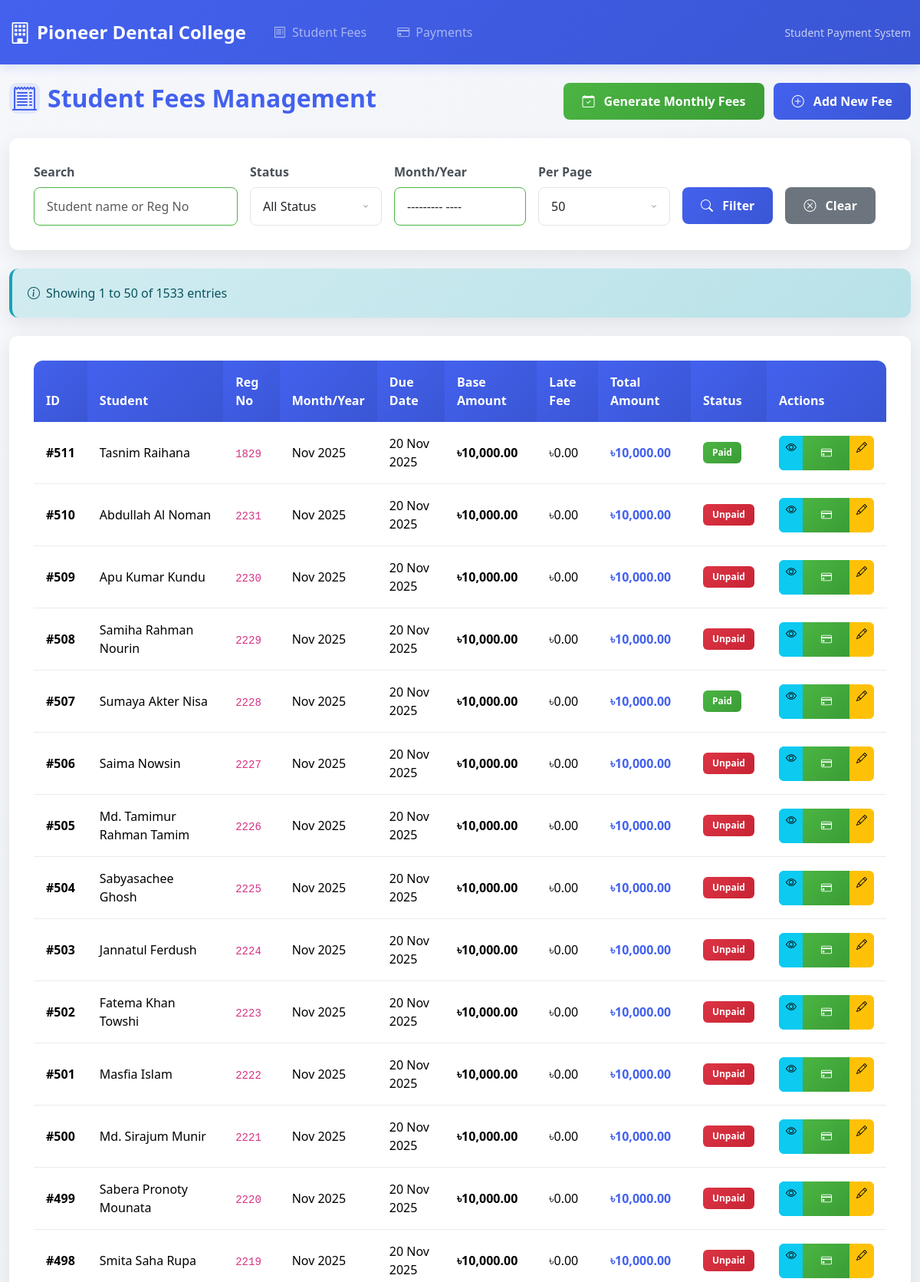
The app's page /index.php/student_fees (upper part) with its own data.
### tables this page shows
CREATE TABLE `student_fees` (
  `id` int(11) NOT NULL,
  `student_id` int(11) DEFAULT NULL,
  `fee_id` int(11) DEFAULT NULL,
  `month_year` varchar(7) DEFAULT NULL,
  `bill_month` int(2) DEFAULT NULL,
  `bill_year` int(4) DEFAULT NULL,
  `bill_unique_id` bigint(20) DEFAULT NULL,
  `bank_transaction_id` varchar(100) DEFAULT NULL,
  `comments` text DEFAULT NULL,
  `due_date` date DEFAULT NULL,
  `paid_date` date DEFAULT NULL,
  `payment_status` enum('Unpaid','Paid','Partial') DEFAULT 'Unpaid',
  `base_amount` decimal(10,2) NOT NULL,
  `late_fee` decimal(10,2) DEFAULT 0.00,
  `total_amount` decimal(10,2) GENERATED ALWAYS AS (`base_amount` + `late_fee`) STORED,
  `status` enum('0','1') NOT NULL,
  `created` datetime NOT NULL
);

CREATE TABLE `student` (
  `id` int(7) NOT NULL,
  `name` varchar(120) NOT NULL,
  `reg_no` int(11) NOT NULL,
  `phase` int(11) NOT NULL DEFAULT 0,
  `sex` varchar(10) NOT NULL,
  `dob` date NOT NULL,
  `phone` varchar(40) NOT NULL,
  `prt_phone` varchar(14) NOT NULL,
  `father` varchar(40) NOT NULL,
  `mother` varchar(40) NOT NULL,
  `address` varchar(30) NOT NULL,
  `batch` varchar(16) NOT NULL DEFAULT '0',
  `session` varchar(20) NOT NULL,
  `section` enum('All','A','B','C') NOT NULL DEFAULT 'All',
  `nationality` varchar(24) NOT NULL DEFAULT 'Bangladeshi',
  `nid` varchar(60) NOT NULL,
  `ssc` varchar(60) NOT NULL,
  `hsc` varchar(60) NOT NULL,
  `bg` varchar(20) NOT NULL,
  `first_phs_term_1` varchar(40) NOT NULL,
  `first_phs_term_2` varchar(20) NOT NULL,
  `second_phs_term_1` varchar(20) NOT NULL,
  `second_phs_term_2` varchar(20) NOT NULL,
  `third_phs_term_1` varchar(20) NOT NULL,
  `third_phs_term_2` varchar(20) NOT NULL,
  `final_phs_term_1` varchar(20) NOT NULL,
  `final_phs_term_2` varchar(60) NOT NULL,
  `emergency_contact` varchar(60) NOT NULL,
  `du_reg_no` int(10) NOT NULL,
  `bmdc_temp` int(10) NOT NULL,
  `bmdc_full` int(10) NOT NULL,
  `name_D` varchar(60) NOT NULL,
  `name_J` varchar(60) NOT NULL,
  `access_code` varchar(100) NOT NULL,
  `access_level` varchar(20) NOT NULL DEFAULT 'Student',
  `password` varchar(255) NOT NULL DEFAULT '$2y$10$d7k6MzgPRFjjqMyndZHo/utapOGMMbkEncY9Q5DozXCkRVT3QIyJC',
  `role_id` int(11) NOT NULL DEFAULT 0,
  `flag` date DEFAULT NULL,
  `status` int(5) NOT NULL DEFAULT 1,
  `created` datetime NOT NULL,
  `modified` timestamp NOT NULL DEFAULT current_timestamp()
);

### application/controllers/Student_fees.php (called while the page is built, shortened)
<?php
class Student_fees extends CI_Controller {
    public function __construct() {
        $this->load->model('Student_model');
        $this->load->model('Student_fee_model');
        $this->load->model('Payment_model');
        $this->load->helper(['url', 'form']);
        $this->load->library(['form_validation', 'session']);
    }
    public function index() {
        $data['page_title'] = 'Student Fees Management';
        $this->Student_fee_model->update_all_late_fees();
        $per_page = $this->input->get('per_page') ? (int)$this->input->get('per_page') : 50;
        $offset = $this->input->get('offset') ? (int)$this->input->get('offset') : 0;
        $filters = [];
        $data['total_rows'] = $this->Student_fee_model->count_all($filters);
        $data['fees'] = $this->Student_fee_model->get_all($per_page, $offset, $filters);
        $data['offset'] = $offset;
        $data['per_page'] = $per_page;
        $this->load->view('templates/header', $data);
        $this->load->view('student_fees/index', $data);
        $this->load->view('templates/footer');
    }
}

### index.php (called while the page is built, shortened)
<?php
require_once BASEPATH.'core/CodeIgniter.php';

### application/models/Student_fee_model.php (called while the page is built, shortened)
<?php
class Student_fee_model extends CI_Model {
    private $table = 'student_fees';
    public function get_all($limit = 50, $offset = 0, $filters = []) {
        $this->db->select('
            student_fees.*,
            student.name,
            student.reg_no,
            (student_fees.base_amount + student_fees.late_fee) as total_amount
        ');
        $this->db->from($this->table);
        $this->db->join('student', 'student.id = student_fees.student_id', 'left');
        $this->db->where('student_fees.status', '0');
        $this->db->order_by('student_fees.bill_year', 'DESC');
        $this->db->order_by('student_fees.bill_month', 'DESC');
        $this->db->order_by('student_fees.id', 'DESC');
        $this->db->limit($limit, $offset);
        $query = $this->db->get();
        return $query->result();
    }
    public function count_all($filters = []) {
        $this->db->from($this->table);
        $this->db->join('student', 'student.id = student_fees.student_id', 'left');
        $this->db->where('student_fees.status', '0');
        $count = $this->db->count_all_results();
        return $count;
    }
    public function calculate_late_fee($due_date) {
        $current_date = date('Y-m-d');
        $due = new DateTime($due_date);
        $now = new DateTime($current_date);
        if ($now <= $due) {
            return 0;
        }
        $days_late = $now->diff($due)->days;
        $late_fee = 0;
        if ($days_late > 0) {
            $days_10tk = min($days_late, 8);
            $late_fee += $days_10tk * 10;
            if ($days_late > 8) {
                $days_20tk = $days_late - 8;
                $late_fee += $days_20tk * 20;
            }
        }
        return $late_fee;
    }
    public function update_all_late_fees() {
        $this->db->select('id, due_date');
        $this->db->where_in('payment_status', ['Unpaid', 'Partial']);
        $fees = $this->db->get($this->table)->result();
        foreach ($fees as $fee) {
            $late_fee = $this->calculate_late_fee($fee->due_date);
            if ($late_fee > 0) {
                $this->db->where('id', $fee->id);
                $this->db->update($this->table, ['late_fee' => $late_fee]);
            }
        }
    }
}

### application/views/student_fees/index.php (the view, shortened to what this page needs)
<div class="row mb-4">
    <div class="col-md-6">
        <h2 class="page-title" style="color: var(--primary);">
            <div class="icon-wrapper">
                <i class="bi bi-receipt-cutoff text-primary"></i>
            </div>
            Student Fees Management
        </h2>
    </div>
    <div class="col-md-6 text-md-end">
        <button type="button" class="btn btn-success me-2" data-bs-toggle="modal" data-bs-target="#generateFeesModal">
            <i class="bi bi-calendar-check me-2"></i> Generate Monthly Fees
        </button>
        <a href="<?= base_url('student-fees/create') ?>" class="btn btn-primary">
            <i class="bi bi-plus-circle me-2"></i> Add New Fee
        </a>
    </div>
</div>
<div class="card mb-4">
    <div class="card-body">
        <form method="get" action="<?= base_url('student-fees') ?>" id="filterForm">
            <div class="row g-3">
                <div class="col-md-3">
                    <label class="form-label">Search</label>
                    <input type="text" class="form-control" name="search"
                           placeholder="Student name or Reg No"
                           value="<?= $this->input->get('search') ?>">
                </div>
                <div class="col-md-2">
                    <label class="form-label">Status</label>
                    <select class="form-select" name="status">
                        <option value="">All Status</option>
                    </select>
                </div>
                <div class="col-md-2">
                    <label class="form-label">Month/Year</label>
                    <input type="month" class="form-control" name="month_year"
                           value="<?= $this->input->get('month_year') ?>">
                </div>
                <div class="col-md-2">
                    <label class="form-label">Per Page</label>
                    <select class="form-select" name="per_page">
                        <option value="50" <?= ($this->input->get('per_page') == '50' || !$this->input->get('per_page')) ? 'selected' : '' ?>>50</option>
                    </select>
                </div>
                <div class="col-md-3">
                    <label class="form-label">&nbsp;</label>
                    <div class="d-grid gap-2 d-md-flex">
                        <button type="submit" class="btn btn-primary me-2">
                            <i class="bi bi-search me-2"></i> Filter
                        </button>
                        <a href="<?= base_url('student-fees') ?>" class="btn btn-secondary">
                            <i class="bi bi-x-circle me-2"></i> Clear
                        </a>
                    </div>
                </div>
            </div>
        </form>
    </div>
</div>
<?php if ($total_rows > 0): ?>
<div class="alert alert-info">
    <div class="d-flex align-items-center">
        <i class="bi bi-info-circle me-2"></i>
        <div>
            Showing <?= $offset + 1 ?> to <?= min($offset + $per_page, $total_rows) ?> of <?= $total_rows ?> entries
        </div>
    </div>
</div>
<?php endif; ?>
<div class="card">
    <div class="card-body">
        <div class="table-responsive">
            <table class="table table-hover">
                <thead class="table-light">
                    <tr>
                        <th>ID</th>
                        <th>Student</th>
                        <th>Reg No</th>
                        <th>Month/Year</th>
                        <th>Due Date</th>
                        <th>Base Amount</th>
                        <th>Late Fee</th>
                        <th>Total Amount</th>
                        <th>Status</th>
                        <th>Actions</th>
                    </tr>
                </thead>
                <tbody>
                    <?php if (!empty($fees)): ?>
                        <?php foreach ($fees as $fee): ?>
                            <tr>
                                <td><strong>#<?= $fee->id ?></strong></td>
                                <td><?= $fee->name ?></td>
                                <td><code><?= $fee->reg_no ?></code></td>
                                <td><?= date('M Y', strtotime($fee->month_year . '-01')) ?></td>
                                <td><?= date('d M Y', strtotime($fee->due_date)) ?></td>
                                <td><strong>৳<?= number_format($fee->base_amount, 2) ?></strong></td>
                                <td class="<?= $fee->late_fee > 0 ? 'text-danger fw-bold' : '' ?>">
                                    ৳<?= number_format($fee->late_fee, 2) ?>
                                </td>
                                <td><strong class="text-primary">৳<?= number_format($fee->total_amount, 2) ?></strong></td>
                                <td>
                                    <?php if ($fee->payment_status === 'Paid'): ?>
                                        <span class="badge bg-success">Paid</span>
                                    <?php elseif ($fee->payment_status === 'Partial'): ?>
                                        <span class="badge bg-warning">Partial</span>
                                    <?php else: ?>
                                        <span class="badge bg-danger">Unpaid</span>
                                    <?php endif; ?>
                                </td>
                                <td>
                                    <div class="btn-group btn-group-sm">
                                        <a href="<?= base_url('student-fees/view/' . $fee->id) ?>" class="btn btn-info" title="View">
                                            <i class="bi bi-eye"></i>
                                        </a>
                                        <a href="<?= base_url('payments/create/' . $fee->id) ?>" class="btn btn-success" title="Make Payment">
                                            <i class="bi bi-credit-card"></i>
                                        </a>
                                        <a href="<?= base_url('student-fees/edit/' . $fee->id) ?>" class="btn btn-warning" title="Edit">
                                            <i class="bi bi-pencil"></i>
                                        </a>
                                    </div>
                                </td>
                            </tr>
                        <?php endforeach; ?>
                    <?php endif; ?>
                </tbody>
            </table>
        </div>
    </div>
</div>

### assets/style.css (style rules this page uses)
:root { --primary: #4361ee; --primary-dark: #3a56d4; --secondary: #6c757d; --success: #4bb543; --danger: #dc3545; --warning: #ffc107; --info: #17a2b8; --light: #f8f9fa; --dark: #212529; --gradient-primary: linear-gradient(135deg, #667eea 0%, #764ba2 100%); --gradient-success: linear-gradient(135deg, #11998e 0%, #38ef7d 100%); --gradient-danger: linear-gradient(135deg, #eb3349 0%, #f45c43 100%); --gradient-warning: linear-gradient(135deg, #f093fb 0%, #f5576c 100%); --border-radius: 12px; --shadow: 0 8px 24px rgba(0, 0, 0, 0.08); --shadow-sm: 0 2px 10px rgba(0,0,0,0.08); --shadow-md: 0 4px 20px rgba(0,0,0,0.12); --shadow-lg: 0 10px 40px rgba(0,0,0,0.15); --transition: all 0.3s ease; }
body { background: linear-gradient(135deg, #f5f7fb 0%, #e9ecef 100%); font-family: 'Segoe UI', Tahoma, Geneva, Verdana, sans-serif; min-height: 100vh; }
.alert { border-radius: var(--border-radius); border: none; padding: 1.25rem; box-shadow: var(--shadow); margin-bottom: 1.5rem; }
.alert-info { background: linear-gradient(135deg, #d1ecf1, #b8e2e8); border-left: 4px solid var(--info); color: #0c5460; }
.form-control, .form-select { border-radius: 8px; padding: 0.75rem 1rem; border: 1px solid #e1e5eb; transition: var(--transition); }
.form-label { font-weight: 600; margin-bottom: 0.5rem; color: #495057; }
.btn-success { background: linear-gradient(135deg, var(--success), #3a9c35); border: none; border-radius: 8px; padding: 0.75rem 1.5rem; font-weight: 600; transition: var(--transition); }
.btn-info, .btn-warning { border-radius: 6px; transition: var(--transition); }
html { scroll-behavior: smooth; }
.btn-primary { background: linear-gradient(135deg, var(--primary), var(--primary-dark)); border: none; border-radius: 8px; padding: 0.75rem 1.5rem; font-weight: 600; transition: var(--transition); }
.btn-secondary { background-color: var(--secondary); border: none; border-radius: 8px; padding: 0.75rem 1.5rem; font-weight: 600; transition: var(--transition); }
.page-title { color: var(--primary); font-weight: 700; margin-bottom: 0; display: flex; align-items: center; }
.icon-wrapper { display: inline-flex; align-items: center; justify-content: center; width: 40px; height: 40px; border-radius: 10px; background-color: rgba(67, 97, 238, 0.1); margin-right: 10px; }
.card { border: none; border-radius: var(--border-radius); box-shadow: var(--shadow); transition: var(--transition); overflow: hidden; }
.card-body { padding: 2rem; }
.form-control:valid { border-color: var(--success); }
.form-control, .form-select { transition: all 0.3s ease; }
.form-select { background-position: right 0.75rem center; background-repeat: no-repeat; background-size: 16px 12px; padding-right: 2.5rem; }
input[type="date"], input[type="month"] { position: relative; }
.bg-success { background: linear-gradient(135deg, var(--success), #3a9c35) !important; }
.bg-danger { background: linear-gradient(135deg, var(--danger), #c82333) !important; }
.badge { padding: 0.5rem 0.75rem; border-radius: 6px; font-weight: 600; font-size: 0.75rem; }
.badge.bg-success { background: linear-gradient(135deg, var(--success), #3a9c35) !important; }
.badge.bg-danger { background: linear-gradient(135deg, var(--danger), #c82333) !important; }
.table { border-radius: var(--border-radius); overflow: hidden; margin-bottom: 0; }
.table thead th { background: linear-gradient(135deg, #f8f9fa, #e9ecef); border-bottom: 2px solid var(--primary); font-weight: 600; padding: 1rem; }
.table tbody td { padding: 0.875rem; vertical-align: middle; border-bottom: 1px solid #e9ecef; }
.page-title { color: var(--primary); font-weight: 700; margin-bottom: 0; }
.table { border-radius: var(--border-radius); overflow: hidden; margin-bottom: 1.5rem; }
.table thead th { background: linear-gradient(135deg, var(--primary), var(--primary-dark)); color: white; border: none; padding: 1rem; font-weight: 600; }
.table tbody td { padding: 1rem; border-bottom: 1px solid #e9ecef; }
.table-light { background-color: rgba(248, 249, 250, 0.8) !important; }
.text-primary { color: var(--primary) !important; }
.page-title { font-size: 2rem; font-weight: 700; margin: 0; color: white; }

### records on screen
student_fees: id "511", student.name "Tasnim Raihana", student.reg_no "1829", month_year "Nov 2025", due_date "20 Nov 2025", base_amount "10,000.00", late_fee "0.00", total_amount "10,000.00", payment_status "Paid"
student_fees: id "510", student.name "Abdullah Al Noman", student.reg_no "2231", month_year "Nov 2025", due_date "20 Nov 2025", base_amount "10,000.00", late_fee "0.00", total_amount "10,000.00", payment_status "Unpaid"
student_fees: id "509", student.name "Apu Kumar Kundu", student.reg_no "2230", month_year "Nov 2025", due_date "20 Nov 2025", base_amount "10,000.00", late_fee "0.00", total_amount "10,000.00", payment_status "Unpaid"
student_fees: id "508", student.name "Samiha Rahman Nourin", student.reg_no "2229", month_year "Nov 2025", due_date "20 Nov 2025", base_amount "10,000.00", late_fee "0.00", total_amount "10,000.00", payment_status "Unpaid"
student_fees: id "507", student.name "Sumaya Akter Nisa", student.reg_no "2228", month_year "Nov 2025", due_date "20 Nov 2025", base_amount "10,000.00", late_fee "0.00", total_amount "10,000.00", payment_status "Paid"
student_fees: id "506", student.name "Saima Nowsin", student.reg_no "2227", month_year "Nov 2025", due_date "20 Nov 2025", base_amount "10,000.00", late_fee "0.00", total_amount "10,000.00", payment_status "Unpaid"
student_fees: id "505", student.name "Md. Tamimur Rahman Tamim", student.reg_no "2226", month_year "Nov 2025", due_date "20 Nov 2025", base_amount "10,000.00", late_fee "0.00", total_amount "10,000.00", payment_status "Unpaid"
student_fees: id "504", student.name "Sabyasachee Ghosh", student.reg_no "2225", month_year "Nov 2025", due_date "20 Nov 2025", base_amount "10,000.00", late_fee "0.00", total_amount "10,000.00", payment_status "Unpaid"
student_fees: id "503", student.name "Jannatul Ferdush", student.reg_no "2224", month_year "Nov 2025", due_date "20 Nov 2025", base_amount "10,000.00", late_fee "0.00", total_amount "10,000.00", payment_status "Unpaid"
student_fees: id "502", student.name "Fatema Khan Towshi", student.reg_no "2223", month_year "Nov 2025", due_date "20 Nov 2025", base_amount "10,000.00", late_fee "0.00", total_amount "10,000.00", payment_status "Unpaid"
student_fees: id "501", student.name "Masfia Islam", student.reg_no "2222", month_year "Nov 2025", due_date "20 Nov 2025", base_amount "10,000.00", late_fee "0.00", total_amount "10,000.00", payment_status "Unpaid"
student_fees: id "500", student.name "Md. Sirajum Munir", student.reg_no "2221", month_year "Nov 2025", due_date "20 Nov 2025", base_amount "10,000.00", late_fee "0.00", total_amount "10,000.00", payment_status "Unpaid"
student_fees: id "499", student.name "Sabera Pronoty Mounata", student.reg_no "2220", month_year "Nov 2025", due_date "20 Nov 2025", base_amount "10,000.00", late_fee "0.00", total_amount "10,000.00", payment_status "Unpaid"
student_fees: id "498", student.name "Smita Saha Rupa", student.reg_no "2219", month_year "Nov 2025", due_date "20 Nov 2025", base_amount "10,000.00", late_fee "0.00", total_amount "10,000.00", payment_status "Unpaid"

### other values on screen
$offset + 1 "1"
min($offset + $per_page, $total_rows) "50"
$total_rows "1533"
